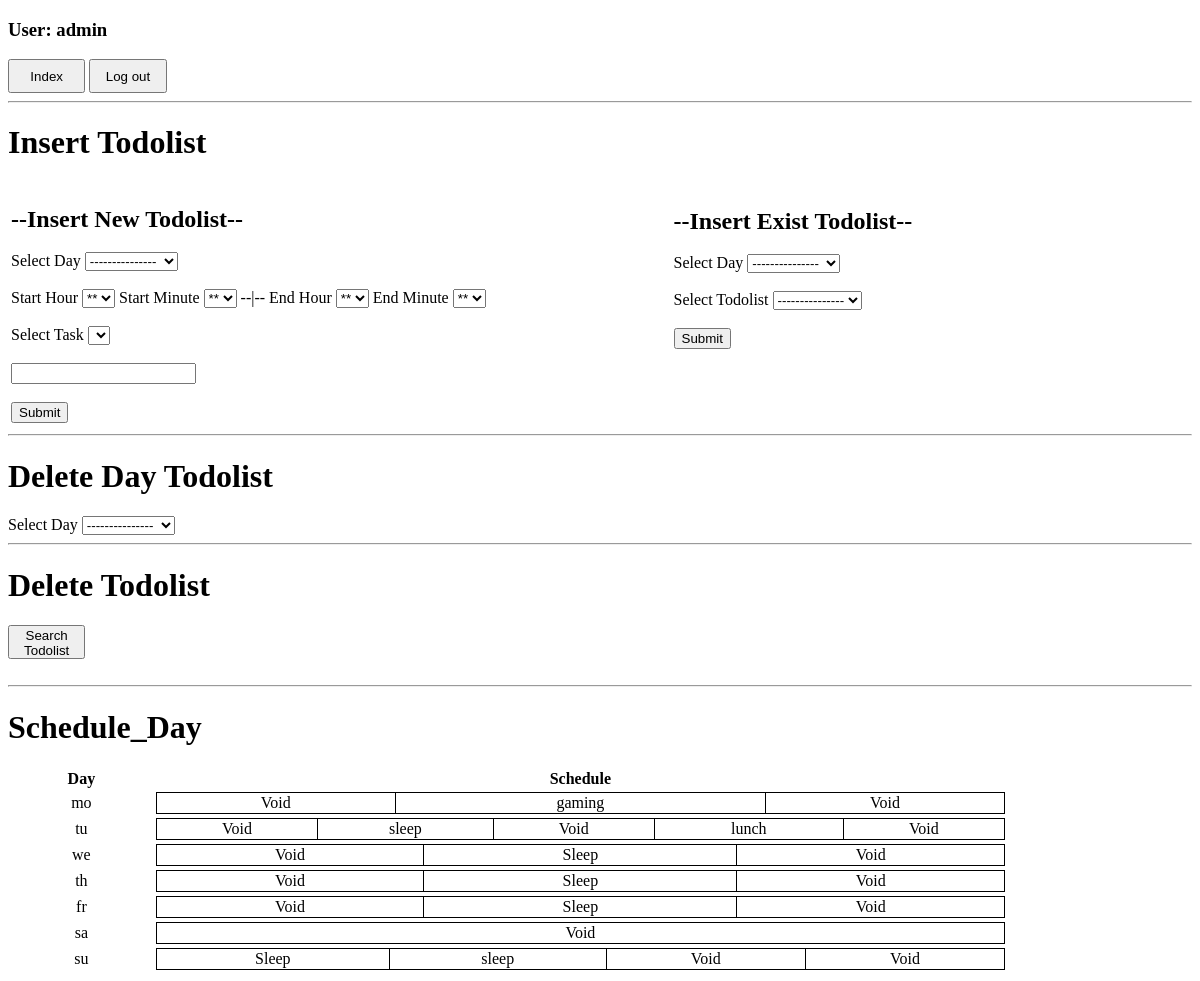
The app's page / (signed in), older data.
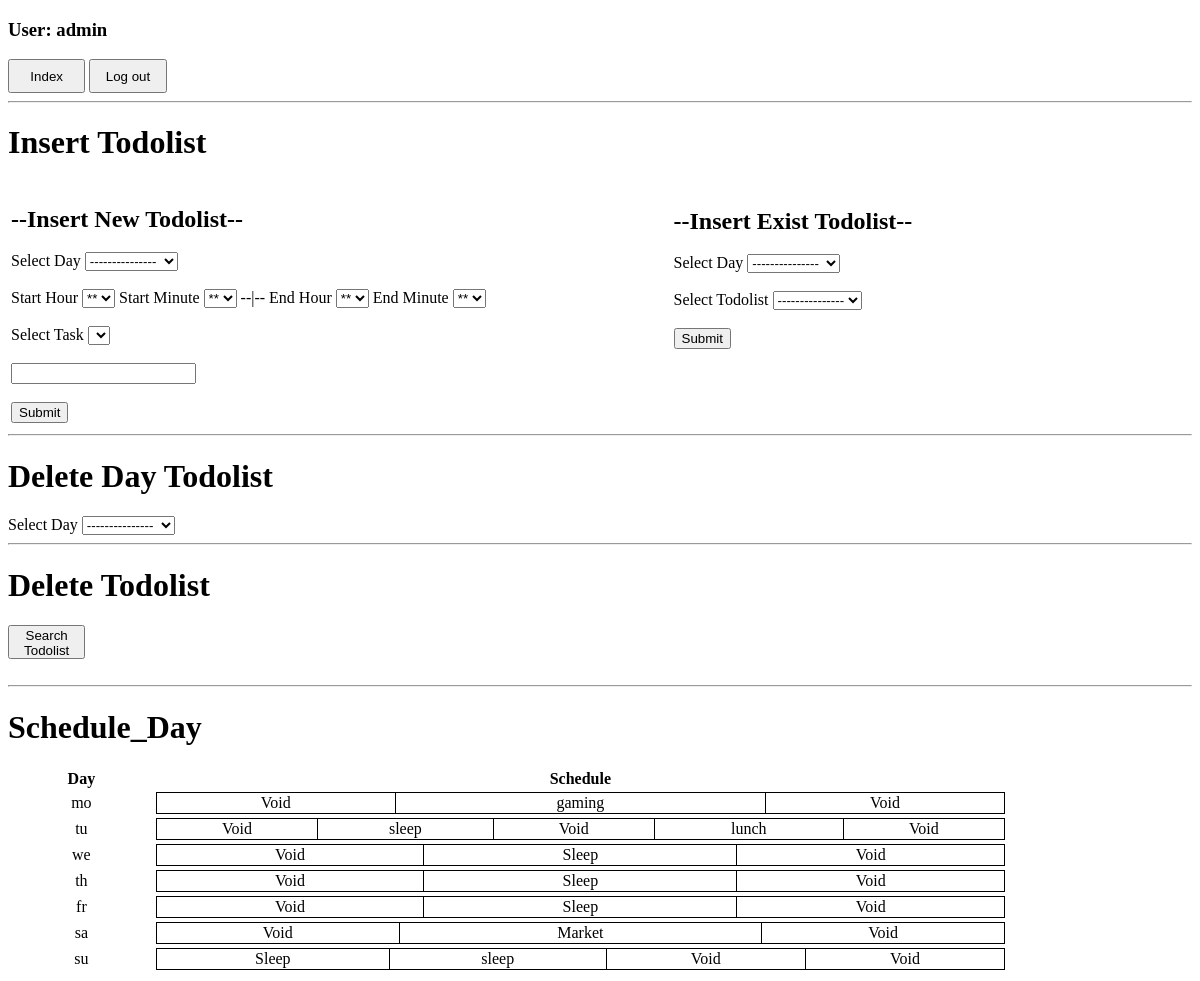
The same page, newer data.
### schedule/models.py (models this page shows, shortened)
class Day(models.Model):
    id = models.AutoField(primary_key=True)
    user = models.ForeignKey(User, on_delete=models.CASCADE)
    day_code = models.CharField(max_length=2)
    todolist_id = models.ManyToManyField(Todolist, blank=True)

class Todolist(models.Model):
    td_id = models.AutoField(primary_key=True)
    td_thing = models.CharField(max_length=50)
    td_start = models.TimeField()
    td_end = models.TimeField()
    task = models.ForeignKey(Task, on_delete=models.CASCADE, blank=True)
    user = models.ForeignKey(User, on_delete=models.CASCADE)

### schedule/views.py (the view)
# urls.py: path("", views.index, name="index"),
def index(request):
    schedule_tables = schedule_table(request)
    return render(request, "schedule/index.html", {"schedule_data": schedule_tables})

### schedule/templates/schedule/index.html (shortened to what this page needs)
{% load static %}
<!DOCTYPE html>
<html>
{% block body %}
    <section name="Menu">
        <h3>User: {{request.user.username}}</h3>
        <a href="{% url 'schedule:index' %}"><button type="button"  style="width: 5.8em; height: 2.5em;">Index</button></a>
        {% if request.user.is_authenticated %}
        <a href="{% url 'user:logout' %}"><button type="button"  style="width: 5.8em; height: 2.5em;">Log out</button></a>
        {% else %}
        <a href="{% url 'user:register' %}"><button type="button"  style="width: 5.8em; height: 2.5em;">Register</button></a>
        <a href="{% url 'user:login' %}"><button type="button"  style="width: 5.8em; height: 2.5em;">Log in</button></a>
        {% endif %}
    </section>
    <hr>
    <h1>Insert Todolist</h1>
        <section name="Insert Todolist">
            <table style="width: 1000px; border: 0px ">
                <tr>
                    <td>
                        <form method="POST" action="{% url 'schedule:insert_schdule' %}" class="contact-form" name="form_insert">
                            <h2>--Insert New Todolist--</h2>
                            <section name="day">
                                <label>Select Day</label>
                                <select id="day" name="day" onchange="return selectDay()" >
                                    <option value="">---------------</option>
                                </select>
                            </section>
                            <br>
                            <section name="select_time">
                                <label>Start Hour</label>
                                {% if start_hr %}
                                <select id="start_hr" name="start_hr" onchange="return startHR()">
                                    <option value="{{start_hr}}">{{start_hr}}</option>
                                    <option value="">**</option>
                                    {% for x in free_hr_start %}
                                    <option value="{{x}}">{{x}}</option>
                                    {% endfor %}
                                </select>
                                {% else %}
                                <select id="start_hr" name="start_hr" onchange="return startHR()">
                                    <option value="">**</option>
                                </select>
                                {% endif %}
                                <label>Start Minute</label>
                                {% if start_min %}
                                <select id="start_min" name="start_min" onchange="return startMin()">
                                    <option value="{{start_min}}">{{start_min}}</option>
                                    <option value="">**</option>
                                    {% for x in free_min_start %}
                                    <option value="{{x}}">{{x}}</option>
                                    {% endfor %}
                                </select>
                                {% else %}
                                <select id="start_min" name="start_min" onchange="return startMin()">
                                    <option value="">**</option>
                                </select>
                                {% endif %}
                                --|--
                                <label>End Hour</label>
                                {% if end_hr %}
                                <select id="end_hr" name="end_hr" onchange="return endHR()">
                                    <option value="{{end_hr}}">{{end_hr}}</option>
                                    <option value="">**</option>
                                    {% for x in free_hr_end %}
                                    <option value="{{x}}">{{x}}</option>
                                    {% endfor %}
                                </select>
                                {% else %}
                                <select id="end_hr" name="end_hr" onchange="return endHR()">
                                    <option value="">**</option>
                                </select>
                                {% endif %}
                                <label>End Minute</label>
                                <select id="end_min" name="end_min">
                                    <option value="">**</option>
                                </select>
                            </section>
                            <br>
                            <section name="task">
                                <label>Select Task</label>
                                <select id="task_id" name="task_id">
                                </select>
                            </section>
                            <br>
                            <section name="note_thing">
                                <input type="text" name="td_thing" maxlength="50">
                            </section>
                            <br>
                            <input type="submit">
                        </form>
                    </td>
                    <td>
                        <form method="post" action="{% url 'schedule:insert_todolist_schdule' %}" class="contact-form" name="form_insert_todolist_schdule">
                            <section name="day">
                                <h2>--Insert Exist Todolist--</h2>
                                <label>Select Day</label>
                                <select id="day_todolist" name="day_todolist" onchange="return selectDayTodolist()" >
                                    <option value="">---------------</option>
                                </select>
                                <br>
                                <br>
                                <label>Select Todolist</label>
                                <select id="todolist" name="todolist">
                                    <option value="">---------------</option>
                                </select>
                                <br>
                                <br>
                                <input type="submit">
                                <br>
                                <br>
                                <br>
                                <br>
                                <br>
                            </section>
                        </form>
                    </td>
                </tr>
            </table>
        </section>
    <hr>
    <h1>Delete Day Todolist</h1>
        <section name="Search Day Todolist">
            <label>Select Day</label>
            <select id="day_delete" name="day_delete" onchange="return selectDayDelete()">
                <option value="">---------------</option>
            </select>
        </section>
    <hr>
    <h1>Delete Todolist</h1>
        <section name="Delete Todolist">
        <a href="{% url 'schedule:search_todolist' %}"><button type="button"  style="width: 5.8em; height: 2.5em;">Search Todolist</button></a>
        <br>
        <br>
        </section>
    <hr>
    <h1>Schedule_Day</h1>
    <section name="Schedule_Day">
        <table style="width: 1000px; border: 0px ">
            <tr style="text-align: center;">
                <th>Day</th>
                <th>Schedule</th>
            </tr>
            {% for x in schedule_data %}
            <tr >
                <td style="text-align: center;">
                    {{x.1}}
                </td>
                <td>
                    <table style="width:100%; text-align: center; border-collapse: collapse;">
                        <tr>
                            {% for y in x.0 %}
                                <td style="border: 1px solid black;  border-collapse: collapse;">
                                {{y.2}}
                                </td>
                            {% endfor %}
                        </tr>
                    </table>
                </td>
            </tr>
            {% endfor %}
        </table>
    </section>
{% endblock %}
</html>

Row changes from the older to the newer data that the page shows:
added Todolist: td_thing "Market"
Text that changed along with them:
new list line: "Void"
